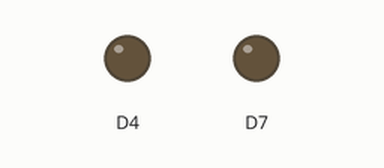
This sketch was run on a simulated ESP8266 (NodeMCU). Parts: output pins drawn as LEDs (lit = HIGH). What the sketch prints to the serial monitor is not drawn.

Above: at 1.0 s.
At 3.0 s:
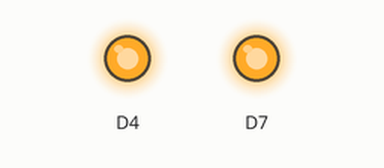
Timing chart, 0 to 5.2 s (numbered marks = the images above):
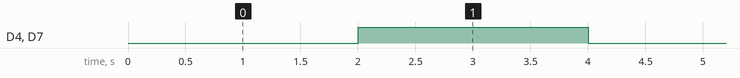

Measured:
- by itself, D4, D7: alternates HIGH for 2.0 s and LOW for 2.0 s

The sketch:

RElay_working.ino
```cpp
void setup() {
pinMode(D7,OUTPUT);
Serial.begin(9600);
pinMode(D4,OUTPUT);
digitalWrite(D4,HIGH);
}

void loop() {
  Serial.println();
  Serial.println("Ok");
 digitalWrite(D7,LOW);
 digitalWrite(D4,LOW);

 delay(2000);

  digitalWrite(D7,HIGH);
   digitalWrite(D4,HIGH);
delay(2000);
}
```
